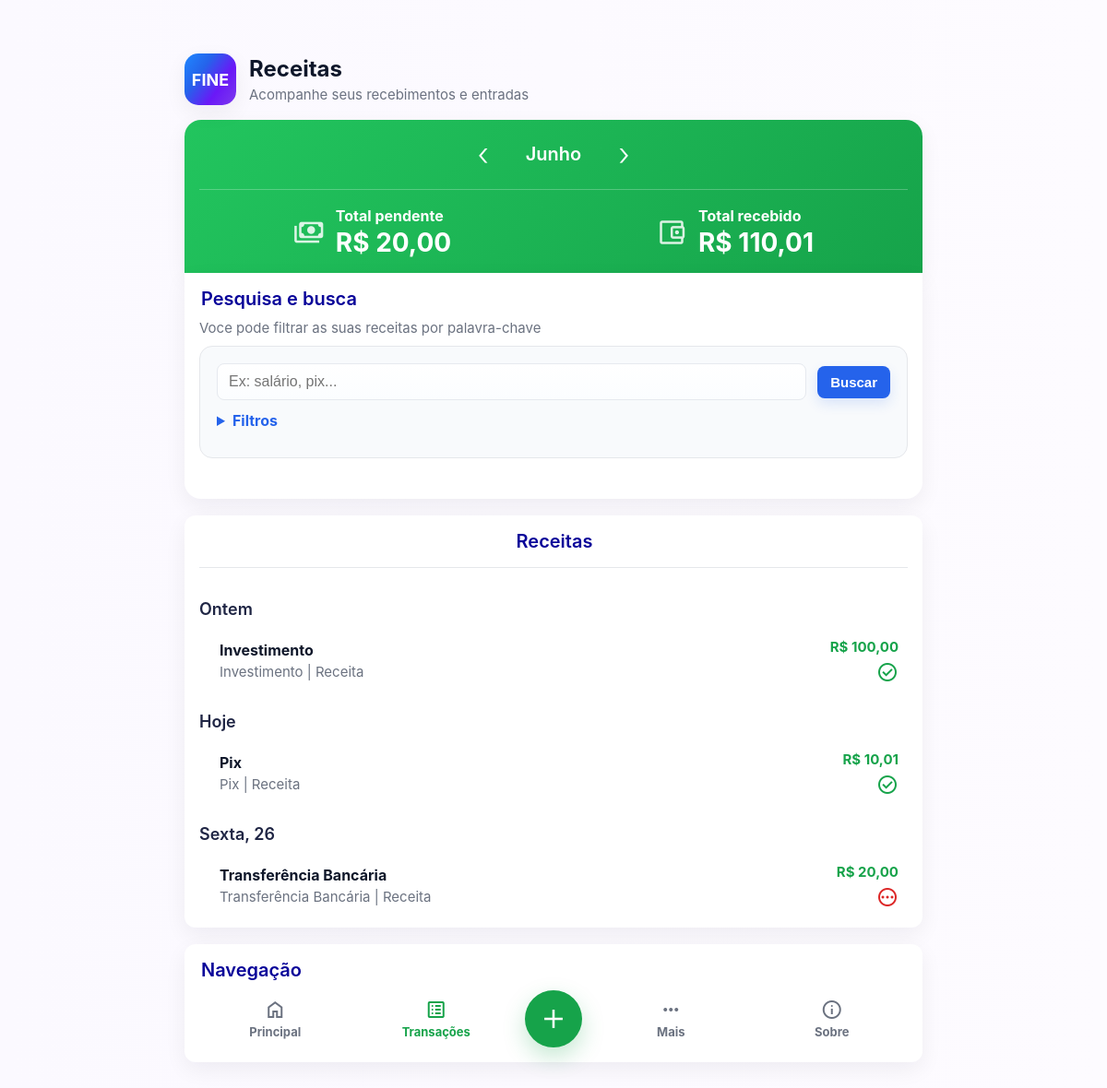
The app's page /fine/receitas/menu (signed in) with its own data.
### models/receitas/receitas_model.py (models this page shows, shortened)
class Receita(db.Model):
    id = db.Column(db.Integer, primary_key=True)
    valor = db.Column(db.Float, nullable=False)
    descricao = db.Column(db.String(200), nullable=True)
    data = db.Column(db.Date, nullable=False)
    recebido = db.Column(db.Boolean, default=False, nullable=False)
    categoria_id = db.Column(db.Integer, db.ForeignKey("categoria.id"), nullable=False)
    categoria = db.relationship("Categoria", backref="receitas")
    usuario_id = db.Column(db.Integer, db.ForeignKey("usuario.id"), nullable=False)
    usuario = db.relationship("Usuario", backref="receitas")

### models/categorias/categorias_model.py (models this page shows, shortened)
class Categoria(db.Model):
    id = db.Column(db.Integer, primary_key=True)
    nome = db.Column(db.String(100), nullable=False)
    descricao = db.Column(db.String(200), nullable=True)
    tipo = db.Column(db.String(20), nullable=False)
    padrao = db.Column(db.Boolean, default=False, nullable=False)
    cor = db.Column(db.String(7), nullable=False, default="#585858")
    usuario_id = db.Column(db.Integer, db.ForeignKey("usuario.id"), nullable=False)
    usuario = db.relationship("Usuario", backref="categorias")

### controllers/receitas/receitas_controller.py (the view)
def listar_receitas():
    if "usuario_id" not in session:
        return redirect(url_for("login"))
    categoria_id = request.args.get("categoria_id")
    status = request.args.get("status")
    data_inicio = request.args.get("data_inicio")
    data_fim = request.args.get("data_fim")
    busca = request.args.get("busca", "").strip()
    mes = request.args.get("mes", type=int)
    ano = request.args.get("ano", type=int)
    hoje = datetime.today()
    if not mes:
        mes = hoje.month
    if not ano:
        ano = hoje.year
    query = Receita.query.filter_by(usuario_id=session["usuario_id"])
    query = query.filter(
        db.extract("month", Receita.data) == mes,
        db.extract("year", Receita.data) == ano
    )
    if busca:
        query = query.join(Categoria).filter(
            (Receita.descricao.ilike(f"%{busca}%")) |
            (Categoria.nome.ilike(f"%{busca}%"))
        )
    if categoria_id:
        query = query.filter(Receita.categoria_id == int(categoria_id))
    if status == "recebido":
        query = query.filter(Receita.recebido == True)
    elif status == "pendente":
        query = query.filter(Receita.recebido == False)
    if data_inicio:
        data_inicio_convertida = datetime.strptime(data_inicio, "%Y-%m-%d").date()
        query = query.filter(Receita.data >= data_inicio_convertida)
    if data_fim:
        data_fim_convertida = datetime.strptime(data_fim, "%Y-%m-%d").date()
        query = query.filter(Receita.data <= data_fim_convertida)
    meses = {
        1: "Janeiro",
        2: "Fevereiro",
        3: "Março",
        4: "Abril",
        5: "Maio",
        6: "Junho",
        7: "Julho",
        8: "Agosto",
        9: "Setembro",
        10: "Outubro",
        11: "Novembro",
        12: "Dezembro"
    }
    nome_mes = meses[mes]
    mes_anterior = mes - 1
    ano_anterior = ano
    if mes_anterior == 0:
        mes_anterior = 12
        ano_anterior -= 1
    mes_proximo = mes + 1
    ano_proximo = ano
    if mes_proximo == 13:
        mes_proximo = 1
        ano_proximo += 1
    receitas = query.order_by(Receita.data.asc()).all()
    categorias = Categoria.query.filter_by(
        usuario_id=session["usuario_id"],
        tipo="receita"
    ).all()
    total_pendente = 0
    total_recebido = 0
    receitas_por_dia = {}
    for receita in receitas:
        if receita.recebido:
            total_recebido += receita.valor
        else:
            total_pendente += receita.valor
        titulo_dia = formatar_dia(receita.data)
        if titulo_dia not in receitas_por_dia:
            receitas_por_dia[titulo_dia] = []
        receitas_por_dia[titulo_dia].append(receita)
    return render_template("receitas/form-listar-receita.html", context={
        "receitas_por_dia": receitas_por_dia,
        "total_pendente": total_pendente,
        "total_recebido": total_recebido,
        "categorias": categorias,
        "categoria_id": categoria_id,
        "status": status,
        "data_inicio": data_inicio,
        "data_fim": data_fim,
        "busca": busca,
        "mes": mes,
        "ano": ano,
        "nome_mes": nome_mes,
        "mes_anterior": mes_anterior,
        "ano_anterior": ano_anterior,
        "mes_proximo": mes_proximo,
        "ano_proximo": ano_proximo
    })

### controllers/receitas/receitas_controller.py (called while the page is built)
def formatar_dia(data):
    hoje = date.today()
    if data == hoje:
        return "Hoje"
    if (hoje - data).days == 1:
        return "Ontem"
    dias_semana = [
        "Segunda",
        "Terça",
        "Quarta",
        "Quinta",
        "Sexta",
        "Sábado",
        "Domingo"
    ]
    return f"{dias_semana[data.weekday()]}, {data.day:02d}"

### templates/receitas/form-listar-receita.html (shortened to what this page needs)
{% extends '/layouts/base.html' %}
{% block page_header %}
    <header>
        {% include 'partials/logo.html' %}
        <div>
            <h1>Receitas</h1>
            <p class="lead">Acompanhe seus recebimentos e entradas</p>
        </div>
    </header>
{% endblock %}
{% block content %}
<section class="card summary-card receita-summary summary-card-top">
    <div class="month-nav">
        <a href="{{ url_for('listar_receitas', mes=context.mes_anterior, ano=context.ano_anterior) }}" class="month-arrow">‹</a>
        <h2>{{ context.nome_mes }}</h2>
        <a href="{{ url_for('listar_receitas', mes=context.mes_proximo, ano=context.ano_proximo) }}" class="month-arrow">›</a>
    </div>
    <div class="summary-row">
        <div class="summary-box">
            <span class="material-symbols-outlined lista">payments</span>
            <div>
                <strong>Total pendente</strong>
                <div class="summary-value receita-value">
                    R$ {{ "%.2f"|format(context.total_pendente)|replace(".", ",") }}
                </div>
            </div>
        </div>
        <div class="summary-box">
            <span class="material-symbols-outlined lista">account_balance_wallet</span>
            <div>
                <strong>Total recebido</strong>
                <div class="summary-value receita-value">
                    R$ {{ "%.2f"|format(context.total_recebido)|replace(".", ",") }}
                </div>
            </div>
        </div>
    </div>
</section>
<section class="card summary-card-bottom">
    <div style="display:flex;justify-content:space-between;align-items:center;margin-bottom:10px">
        <div>
            <h2>Pesquisa e busca</h2>
            <div class="meta">Voce pode filtrar as suas receitas por palavra-chave</div>
        </div>
    </div>
    <section class="filter-panel">
        <form action="{{ url_for('listar_receitas') }}" method="GET" class="filter-box">
            <div class="form-row">
                <input type="text" id="busca" name="busca" placeholder="Ex: salário, pix..." value="{{ context.busca if context and context.busca else '' }}">
                <button class="btn" type="submit">Buscar</button>
            </div>
            <details class="filter-details">
                <summary>Filtros</summary>
            </details>
        </form>
    </section>
</section>
<section class="card">
    <h2 style="text-align:center">Receitas</h2>
    <hr class="section-divider">
    {% if context and context.receitas_por_dia %}
        <div class="list">
            {% for dia, receitas in context.receitas_por_dia.items() %}
                <h2 class="day-title">{{ dia }}</h2>
                {% for receita in receitas %}
                    <a class="expense-item" href="{{ url_for('editar_receita', id=receita.id) }}" style="text-decoration:none;color:inherit">
                        <div class="expense-left">
                            <div class="expense-info">
                                <strong>
                                    {{ receita.categoria.nome }}
                                </strong>
                                <div class="meta">
                                    {% if receita.descricao %}
                                        {{ receita.descricao }} | Receita
                                    {% else %}
                                        {{ receita.categoria.nome }} | Receita
                                    {% endif %}
                                </div>
                            </div>
                        </div>
                        <div class="expense-right">
                            <div class="meta receita-text" style="font-weight:700">
                                R$ {{ "%.2f"|format(receita.valor)|replace(".", ",") }}
                            </div>
                            {% if receita.recebido %}
                                <div class="expense-status paid">
                                    <span class="material-symbols-outlined">
                                    </span>
                                </div>
                            {% else %}
                                <div class="expense-status pending">
                                    <span class="material-symbols-outlined">
                                    </span>
                                </div>
                            {% endif %}
                        </div>
                    </a>
                {% endfor %}
            {% endfor %}
        </div>
    {% else %}
        <div class="empty-state">
            <span class="material-symbols-outlined">receipt_long</span>
            <strong>Ops! Você não possui receitas registradas nesse mês.</strong>
            <div class="meta">Para criar uma nova receita, clique no botão de adicionar.</div>
        </div>
    {% endif %}
</section>
<section class="card">
    <h2>Navegação</h2>
    <div class="bottom-menu">
        <a class="menu-item" href="{{ url_for('home') }}">
            <span class="material-symbols-outlined">home</span>
            <strong>Principal</strong>
        </a>
        <a class="menu-item active-receita" href="{{ url_for('listar_transacoes') }}">
            <span class="material-symbols-outlined">list_alt</span>
            <strong>Transações</strong>
        </a>
        <a class="menu-add receita-add" href="{{ url_for('criar_receita') }}">
            <span class="material-symbols-outlined">add</span>
        </a>
        <a class="menu-item" href="{{ url_for('mais') }}">
            <span class="material-symbols-outlined">more_horiz</span>
            <strong>Mais</strong>
        </a>
        <a class="menu-item" href="{{ url_for('sobre') }}">
            <span class="material-symbols-outlined">info</span>
            <strong>Sobre</strong>
        </a>
    </div>
</section>
{% endblock %}

### static/css/style.css (style rules this page uses)
:root { --bg:#fdfbff; --card:#ffffff; --muted:#6b7280; --accent:#2563eb; --navegation:#686868; --primary:#639fff; --success:#16a34a; --error:#dc2626; --glass:rgba(255,255,255,0.6); --shadow:0 8px 24px rgba(15,23,42,0.06); font-family:Inter, system-ui, -apple-system, "Segoe UI", Roboto, Arial; }
html,body { min-height:100dvh;height:100%;margin:0;background:linear-gradient(90deg,#fbf9ff,var(--bg));color:#0f172a;font-size:16px }
header { display:flex;align-items:center;gap:14px;margin-bottom:16px }
h1 { font-size:24px;margin:0 }
h2 { margin:0 0 10px;font-size:20px;color:#080399;padding-left:2px;font-weight:600 }
p.lead { margin:4px 0 0;color:var(--muted);font-size:15px }
.card { background:var(--card);border-radius:12px;padding:16px;box-shadow:var(--shadow);margin-bottom:18px }
.form-row { display:flex;gap:12px;align-items:center }
input[type="text"] { flex:1;padding:10px 12px;border-radius:8px;border:1px solid #e6e9ef;background:linear-gradient(180deg,#fff,#fbfdff);font-size:16px;outline:none }
button { cursor:pointer }
.btn { background:var(--accent);color:#fff;padding:9px 14px;border-radius:8px;border:none;cursor:pointer;font-weight:600;font-size:15px;box-shadow:0 6px 14px rgba(37,99,235,0.14);transition:all .2s ease }
.list { display:flex;flex-direction:column;gap:8px }
.meta { font-size:15px;color:var(--muted) }
.material-symbols-outlined { font-size:20px; }
.section-divider { border:0;height:1px;background:#e5e7eb;margin:16px 0; }
.month-nav { display:flex;align-items:center;justify-content:center;gap:40px;margin-bottom:18px }
.month-nav h2 { margin:0;padding:0 }
.month-arrow { text-decoration:none;color:var(--accent);font-size:34px;font-weight:300 }
.summary-row { display:grid;grid-template-columns:1fr 1fr;gap:18px;border-top:1px solid #e6e9ef;padding-top:18px }
.summary-box { display:flex;align-items:center;justify-content:center;gap:12px }
.summary-box .material-symbols-outlined { font-size:34px;color:var(--muted) }
.summary-box strong { color:var(--muted);font-size:16px }
.summary-value { font-size:28px;font-weight:700;color:var(--error);margin-top:2px }
.summary-card.receita-summary { background:linear-gradient(135deg,#22c55e,#16a34a);color:#fff; }
.summary-card .month-nav h2,.summary-card .month-arrow,.summary-card .summary-box strong,.summary-card .summary-value { color:#fff !important; }
.summary-card .summary-row { border-top:1px solid rgba(255,255,255,.25); }
.summary-card-top { margin-bottom:0;border-radius:18px 18px 0 0; }
.summary-card-bottom { margin-top:0;border-radius:0 0 18px 18px; }
.material-symbols-outlined.lista { color:#ffffffd7; }
.filter-details { margin-top:12px }
.filter-details summary { cursor:pointer;font-weight:700;color:var(--accent);margin-bottom:12px }
.filter-panel { margin-bottom:28px;padding:18px;background:#f8fafc;border:1px solid #e5e7eb;border-radius:14px; }
.bottom-menu { display:grid;grid-template-columns:1fr 1fr 70px 1fr 1fr;align-items:center;gap:10px }
.menu-item { text-decoration:none;color:var(--muted);display:flex;flex-direction:column;align-items:center;gap:4px;font-size:13px }
.menu-item.active-receita { color:var(--success) }
.menu-add { width:62px;height:62px;border-radius:50%;background:#dc2626;color:#fff;display:flex;align-items:center;justify-content:center;text-decoration:none;margin:auto }
.menu-add .material-symbols-outlined { font-size:34px }
.receita-value,.receita-text { color:#16a34a !important; }
.receita-add { background:#16a34a;box-shadow:0 10px 24px rgba(22,163,74,.25); }
.expense-item { display:flex;justify-content:space-between;align-items:center;padding: 5px 10px 5px; background-color: #fff; border-radius:8px; }
.expense-left { display:flex;align-items:center;gap:12px; }
.expense-info { display:flex;flex-direction:column;gap:4px; }
.expense-right { display:flex;flex-direction:column;align-items:flex-end;gap:6px; }
.expense-status { display:flex;align-items:center;gap:4px;font-size:14px; }
.expense-status.paid { color:#16a34a; }
.expense-status.pending { color:#dc2626; }
.day-title { margin:18px 0 8px;padding-left:0;color:#1f2544;font-size:18px; }

### records on screen
Receita: categoria.nome "Investimento", valor "100,00", recebido True (drawn)
Receita: categoria.nome "Pix", valor "10,01", recebido True (drawn)
Receita: categoria.nome "Transferência Bancária", valor "20,00", recebido False (drawn)

### other values on screen
{{ context.nome_mes }} "Junho"
{{ "%.2f"|format(context.total_pendente)|replace(".", ",") }} "20,00"
{{ "%.2f"|format(context.total_recebido)|replace(".", ",") }} "110,01"
{{ dia }} "Ontem" "Hoje" "Sexta, 26"
